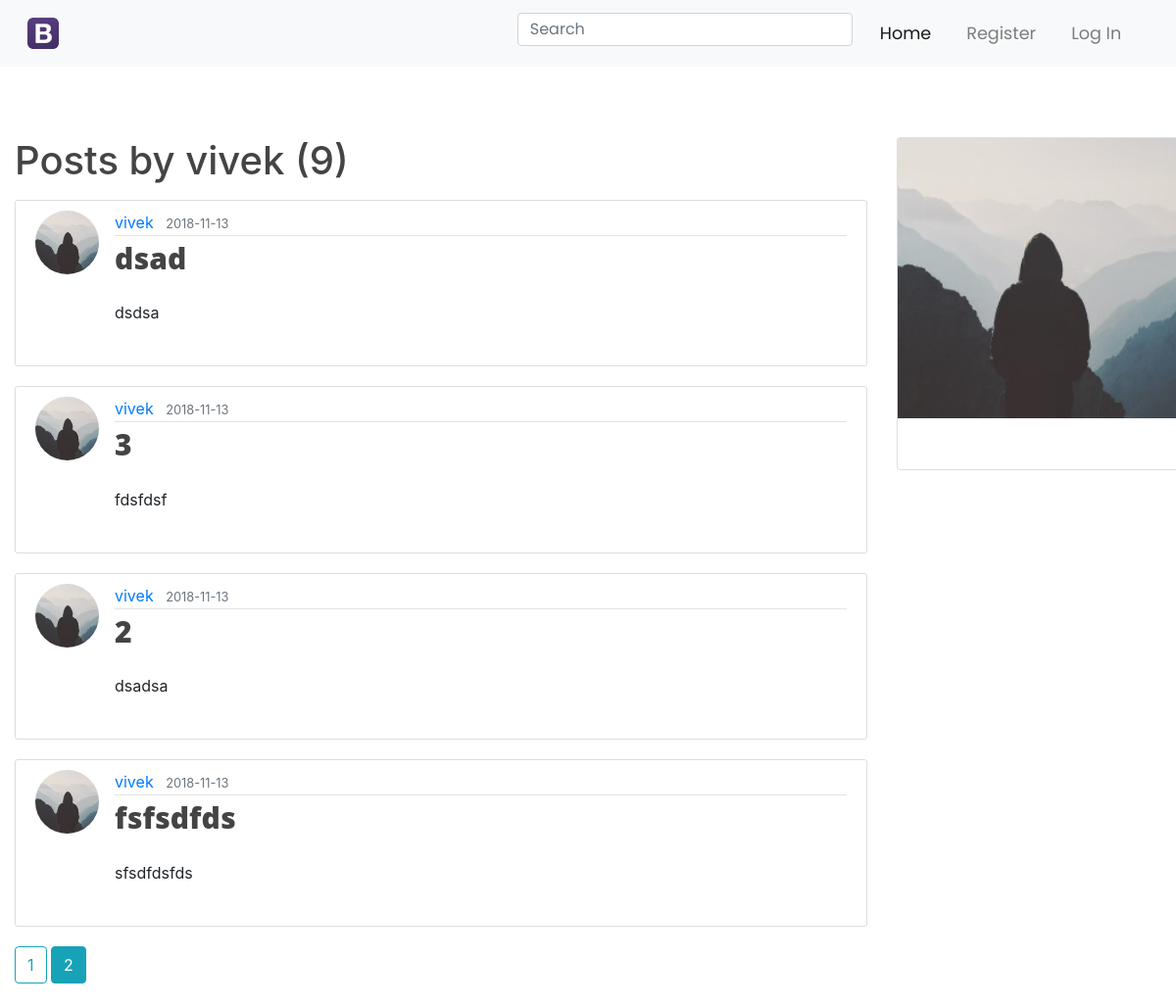
Before: /user/vivek?page=2 with the older database file.
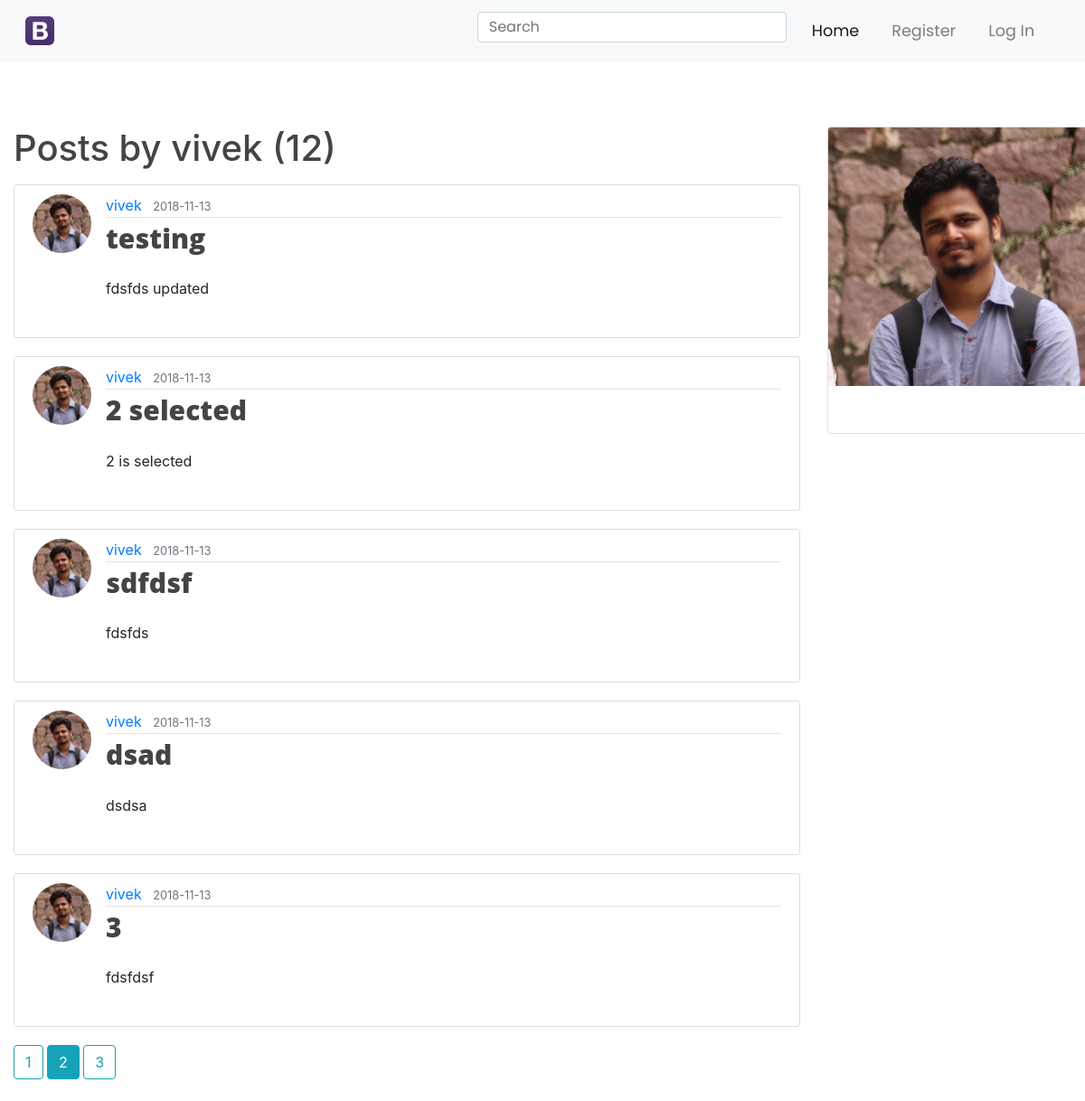
After: the same page with the newer database file.
### flaskblog/models.py (models this page shows, shortened)
class Post(db.Model):
    id = db.Column(db.Integer, primary_key=True)
    title = db.Column(db.String(100), nullable=False)
    date_posted = db.Column(db.DateTime, nullable=False, default=datetime.utcnow)
    content = db.Column(db.Text, nullable=False)
    user_id = db.Column(db.Integer, db.ForeignKey('user.id'), nullable=False)
    published = db.Column(db.Boolean, default=False)
    comments = db.relationship('Comment', backref='post_comments', lazy=True)
    user_tag = db.Column(db.Text)
    likes = db.relationship('PostLike', backref='post', lazy='dynamic')
    theme = db.Column(db.Integer, default=1)

class User(db.Model, UserMixin):
    id = db.Column(db.Integer, primary_key=True)
    username = db.Column(db.String(20), unique=True, nullable=False)
    email = db.Column(db.String(120), unique=True, nullable=False)
    image_file = db.Column(db.String(20), nullable=False, default='default.jpg')
    password = db.Column(db.String(60), nullable=False)
    posts = db.relationship('Post', backref='author', lazy=True)
    aboutme = db.Column(db.String(1000))
    user_comments = db.relationship('Comment', backref='commentor', lazy=True)
    liked = db.relationship('PostLike', foreign_keys='PostLike.user_id', backref='user', lazy='dynamic')

### flaskblog/routes.py (the view)
@app.route("/user/<string:username>")
def user_posts(username):
    page = request.args.get('page', 1, type=int)
    user = User.query.filter_by(username=username).first_or_404()
    posts = Post.query.filter_by(author=user) \
        .order_by(Post.date_posted.desc()) \
        .paginate(page=page, per_page=5)
    return render_template('user_posts.html', posts=posts, user=user)

### flaskblog/templates/user_posts.html (shortened to what this page needs)
{% extends "layout.html" %}
{% block content %}
        <h1 class="mb-3">Posts by {{ user.username }} ({{ posts.total }})</h1>
        {% for post in posts.items %}
            <article class="media content-section">
                <img class="rounded-circle article-img" src="{{ url_for('static', filename='profile_pics/' + post.author.image_file) }}">
                <div class="media-body">
                    <div class="article-metadata">
                        <a class="mr-2" href="{{ url_for('user_posts', username=post.author.username) }}">{{ post.author.username }}</a>
                        <small class="text-muted">{{ post.date_posted.strftime('%Y-%m-%d') }}</small>
                    </div>
                    <h2><a class="article-title" href="{{ url_for('post', post_id=post.id) }}">{{ post.title }}</a></h2>
                    <p class="article-content">{{ post.content|safe }}</p>
                </div>
            </article>
        {% endfor %}
        {% for page_num in posts.iter_pages(left_edge=1, right_edge=1, left_current=1, right_current=2) %}
            {% if page_num %}
                {% if posts.page == page_num %}
                    <a class="btn btn-info mb-4" href="{{ url_for('user_posts', username=user.username, page=page_num) }}">{{ page_num }}</a>
                {% else %}
                    <a class="btn btn-outline-info mb-4" href="{{ url_for('user_posts', username=user.username, page=page_num) }}">{{ page_num }}</a>
                {% endif %}
            {% else %}
                ...
            {% endif %}
        {% endfor %}
{% endblock %}
{% block sidebar %}
    <div class="profile">
        <div class="card" style="width: 18rem;position: fixed">
          <img class="card-img-top" src="{{ url_for('static', filename='profile_pics/' + user.image_file) }}" alt="Card image cap">
          <div class="card-body">
          </div>
        </div>
    </div>
{% endblock %}

Changed rows visible on the page:
no longer on this page (row unchanged): Post: image_file (placeholder picture), author.username "vivek", date_posted "2018-11-13", title "2", content "dsadsa"
no longer on this page (row unchanged): Post: image_file (placeholder picture), author.username "vivek", date_posted "2018-11-13", title "fsfsdfds", content "sfsdfdsfds"
changed User "vivek": image_file: picture added in place of a placeholder
now on this page (row unchanged): Post: image_file (picture), author.username "vivek", date_posted "2018-11-13", title "testing", content "fdsfds updated"
now on this page (row unchanged): Post: image_file (picture), author.username "vivek", date_posted "2018-11-13", title "2 selected", content "2 is selected"
now on this page (row unchanged): Post: image_file (picture), author.username "vivek", date_posted "2018-11-13", title "sdfdsf", content "fdsfds"
changed through a linked row, Post "dsad": image_file: picture added in place of a placeholder
changed through a linked row, Post "fdsfdsf": image_file: picture added in place of a placeholder
Other visible differences:
{{ posts.total }}: "9" → "12"
new list line: "3"
